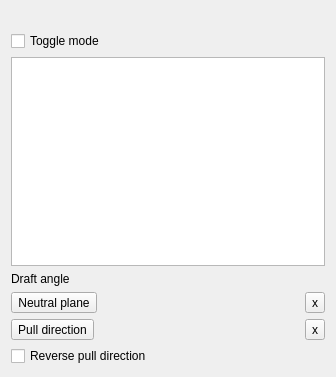
<?xml version="1.0" encoding="UTF-8"?>
<ui version="4.0">
 <class>PartDesignGui::TaskDraftParameters</class>
 <widget class="QWidget" name="PartDesignGui::TaskDraftParameters">
  <property name="geometry">
   <rect>
    <x>0</x>
    <y>0</y>
    <width>336</width>
    <height>377</height>
   </rect>
  </property>
  <property name="windowTitle">
   <string>Form</string>
  </property>
  <layout class="QVBoxLayout" name="verticalLayout">
   <item>
    <widget class="QLabel" name="message">
     <property name="text">
      <string/>
     </property>
    </widget>
   </item>
   <item>
    <layout class="QHBoxLayout" name="horizontalLayout">
     <item>
      <widget class="QCheckBox" name="buttonRefAdd">
       <property name="toolTip">
        <string>&lt;html&gt;&lt;head/&gt;&lt;body&gt;&lt;p&gt;In toggle mode, you can select geometry either&lt;/p&gt;&lt;p&gt;in the list below, or in the 3D view to toggle&lt;/p&gt;&lt;p&gt;its state.&lt;/p&gt;&lt;p&gt;&lt;br/&gt;&lt;/p&gt;&lt;p&gt;In normal mode, you can only add new geometry&lt;/p&gt;&lt;p&gt;by selection. Existing geometry references can&lt;/p&gt;&lt;p&gt;be removed using the Delete key.&lt;/p&gt;&lt;/body&gt;&lt;/html&gt;</string>
       </property>
       <property name="text">
        <string>Toggle mode</string>
       </property>
       <property name="checkable">
        <bool>true</bool>
       </property>
      </widget>
     </item>
    </layout>
   </item>
   <item>
    <widget class="QTreeWidget" name="treeWidgetReferences">
     <property name="minimumSize">
      <size>
       <width>0</width>
       <height>150</height>
      </size>
     </property>
     <attribute name="headerVisible">
      <bool>false</bool>
     </attribute>
     <column>
      <property name="text">
       <string notr="true">1</string>
      </property>
     </column>
    </widget>
   </item>
   <item>
    <layout class="QHBoxLayout" name="horizontalLayout_2">
     <item>
      <widget class="QLabel" name="label">
       <property name="text">
        <string>Draft angle</string>
       </property>
      </widget>
     </item>
     <item>
      <widget class="Gui::QuantitySpinBox" name="draftAngle" native="true">
       <property name="keyboardTracking" stdset="0">
        <bool>false</bool>
       </property>
       <property name="unit" stdset="0">
        <string notr="true">deg</string>
       </property>
       <property name="minimum" stdset="0">
        <double>0.000000000000000</double>
       </property>
       <property name="maximum" stdset="0">
        <double>89.999999999999986</double>
       </property>
       <property name="singleStep" stdset="0">
        <double>1.000000000000000</double>
       </property>
       <property name="value" stdset="0">
        <double>10.000000000000000</double>
       </property>
      </widget>
     </item>
    </layout>
   </item>
   <item>
    <layout class="QHBoxLayout" name="horizontalLayout_3">
     <item>
      <widget class="QToolButton" name="buttonPlane">
       <property name="text">
        <string>Neutral plane</string>
       </property>
       <property name="checkable">
        <bool>true</bool>
       </property>
      </widget>
     </item>
     <item>
      <widget class="QLabel" name="linePlane">
       <property name="text">
        <string/>
       </property>
      </widget>
     </item>
     <item>
      <widget class="QToolButton" name="btnClearPlane">
       <property name="text">
        <string>x</string>
       </property>
      </widget>
     </item>
    </layout>
   </item>
   <item>
    <layout class="QHBoxLayout" name="horizontalLayout_4">
     <item>
      <widget class="QToolButton" name="buttonLine">
       <property name="text">
        <string>Pull direction</string>
       </property>
       <property name="checkable">
        <bool>true</bool>
       </property>
      </widget>
     </item>
     <item>
      <widget class="QLabel" name="lineLine">
       <property name="text">
        <string/>
       </property>
      </widget>
     </item>
     <item>
      <widget class="QToolButton" name="btnClearLine">
       <property name="text">
        <string>x</string>
       </property>
      </widget>
     </item>
    </layout>
   </item>
   <item>
    <widget class="QCheckBox" name="checkReverse">
     <property name="text">
      <string>Reverse pull direction</string>
     </property>
    </widget>
   </item>
  </layout>
  <zorder>checkReverse</zorder>
  <zorder>treeWidgetReferences</zorder>
  <zorder>message</zorder>
 </widget>
 <customwidgets>
  <customwidget>
   <class>Gui::QuantitySpinBox</class>
   <extends>QWidget</extends>
   <header>Gui/QuantitySpinBox.h</header>
  </customwidget>
 </customwidgets>
 <tabstops>
  <tabstop>buttonRefAdd</tabstop>
  <tabstop>treeWidgetReferences</tabstop>
  <tabstop>buttonPlane</tabstop>
  <tabstop>btnClearPlane</tabstop>
  <tabstop>buttonLine</tabstop>
  <tabstop>btnClearLine</tabstop>
  <tabstop>checkReverse</tabstop>
 </tabstops>
 <resources/>
 <connections/>
</ui>
